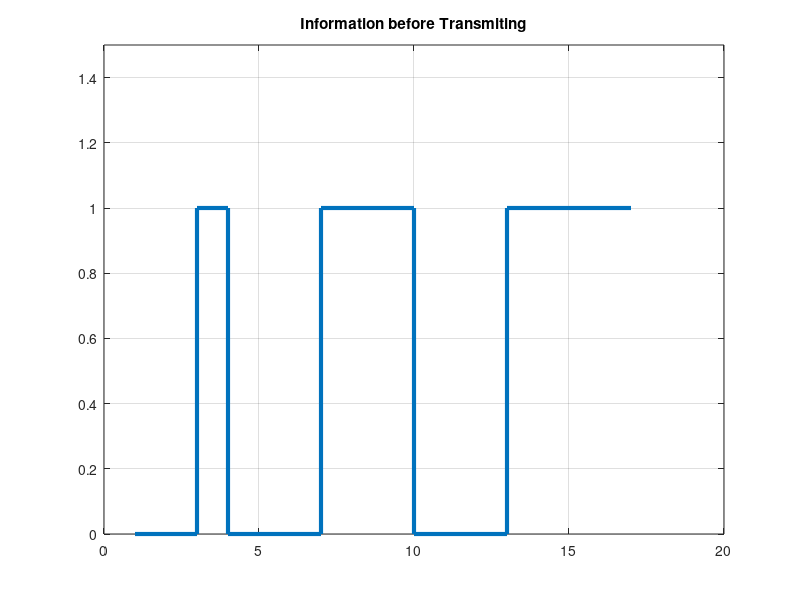
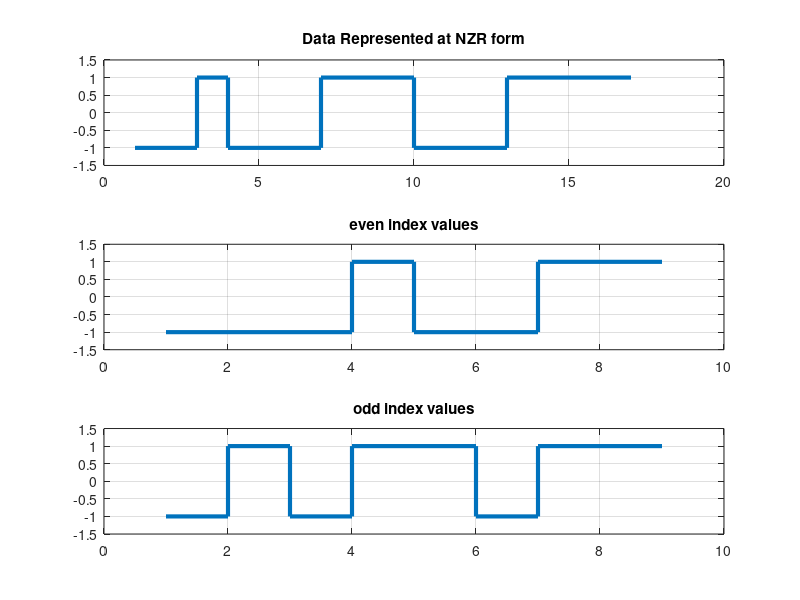
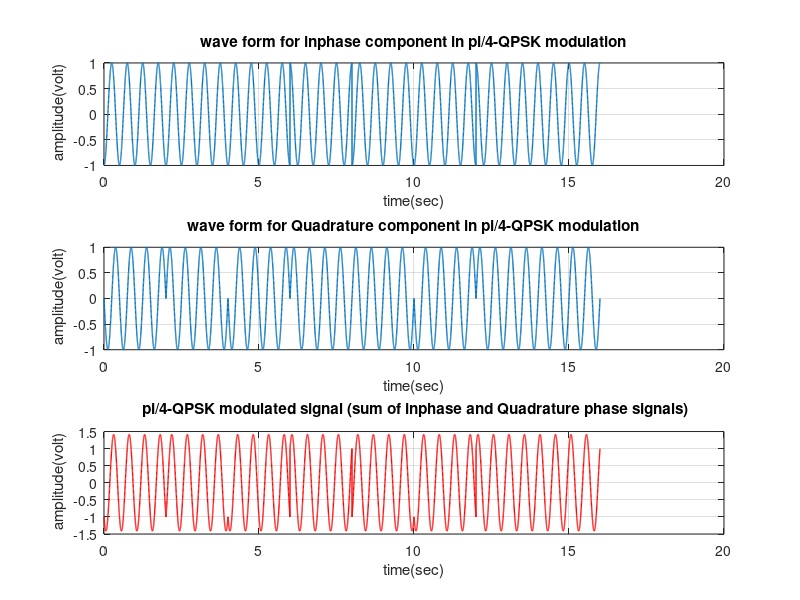

Source code (MATLAB) for these figures, in order: (Note: this script raises an error after producing the figures.)
%% In the name of God
% HW_Comp1-ACT
% IUT
% Alireza Qazavi
% 9913904
%% ATTENTION:
    %for ploting phase trjtories uncomment 343-346 and comment 347-350
    %for plotting phase cylinders comment 343-346 and uncomment 347-350
%%
clc;clear all;close all;
%% XXXXXXXXXXXXXXXXXXXXXXXXXXXXXXXXXXXXXXXXXXXXXXXXXXXXXXXXXXXXXXXXXXXXXXXXXX
%XXX pi/4-QPSK Modulation, OQPSK and MSK without consideration of noise XXX
%% XXXXXXXXXXXXXXXXXXXXXXXXXXXXXXXXXXXXXXXXXXXXXXXXXXXXXXXXXXXXXXXXXXXXXXXXXX
data=[0 0 1 0 0 0 1 1 1 0 0 0 1 1 1 1]; % information sequence

figure(1)
stairs([data,data(end)], 'linewidth',3), grid on;
title('Information before Transmiting');
ylim([0 1.5])
grid on

I=2*data-1; % Data Represented at NZR form for pi/4-QPSK modulation
% even index values
I_even = I(2:2:end) ;
% odd index values
I_odd = I(1:2:end) ;

figure(2)
subplot(3,1,1);
stairs([I,I(end)], 'linewidth',3), grid on;
title('Data Represented at NZR form');
ylim([-1.5 1.5])
grid on

subplot(3,1,2);
stairs([I_even,I_even(end)], 'linewidth',3), grid on;
title('even index values');
ylim([-1.5 1.5])
grid on

subplot(3,1,3);
stairs([I_odd,I_odd(end)], 'linewidth',3), grid on;
title('odd index values');
ylim([-1.5 1.5])
grid on

Tb=1;Ts=2*Tb;
fc=2/Tb;
timeOfPls = linspace(0,Ts,1000); % Time vector for one bit information
%% XXXXXXXXXXXXXXXXXXXXXXX pi/4-QPSK modulation  XXXXXXXXXXXXXXXXXXXXXXXXXXX
S=[];
S_in=[];
S_qd=[];
%number of in-phase or qd-phase components
N = numel(data)/2;
for i=1:N
    % g(t) is a pulse with 1 amplitude for Ts = 2 Tb duration
    y1=I_even(i)*cos(2*pi*fc*timeOfPls); % inphase component
    y2=I_odd(i)*sin(2*pi*fc*timeOfPls) ;% Quadrature component
    S_in=[S_in y1]; % inphase signal vector
    S_qd=[S_qd y2]; %quadrature signal vector
    S=[S y1+y2]; % modulated signal vector
end
Tx_sig=S; % transmitting signal after modulation
t=linspace(0,Ts*N,1000*N);

figure(3)
subplot(3,1,1);
plot(t,S_in,'linewidth',1), grid on;
title(' wave form for inphase component in pi/4-QPSK modulation ');
xlabel('time(sec)');
ylabel(' amplitude(volt)');

subplot(3,1,2);
plot(t,S_qd,'linewidth',1), grid on;
title(' wave form for Quadrature component in pi/4-QPSK modulation ');
xlabel('time(sec)');
ylabel(' amplitude(volt)');

subplot(3,1,3);
plot(t,Tx_sig,'r','linewidth',1), grid on;
title(' pi/4-QPSK modulated signal (sum of inphase and Quadrature phase signals)');
xlabel('time(sec)');
ylabel(' amplitude(volt)');

%envelope of modulated signal
A = norms( [S_in;S_qd], [], 1 );hold on
plot(t,A,'g','linewidth',1),
plot(t,-A,'g','linewidth',1)
hold off

figure(4)
A = norms( [S_in;S_qd], [], 1 );grid on
plot(t,A,'g','linewidth',2),
title(' Envelope of pi/4-QPSK modulated signal ');
xlabel('time(sec)');
ylabel(' magnitude(volt)');
grid
hold off
%% XXXXXXXXXXXXXXXXXXXXXXX OQPSK modulation  XXXXXXXXXXXXXXXXXXXXXXXXXXX
%number of in-phase or qd-phase components
% N = numel(data)/2; N is 8
% sampels = 1000;
t=linspace(0,Ts*N+Ts/2,1000*(N+1/2));
% 1000*(N+1/2) is shown from fig 3.3-16 in prokis's book
% N/2 * 1000 for shifting S_qd is appeared!
S_in=zeros(1,numel(t));
S_qd=zeros(1,numel(t));
for i=1:N
    y1=I_even(i)*cos(2*pi*fc*timeOfPls); % inphase component
    y2=I_odd(i)*sin(2*pi*fc*timeOfPls) ;% Quadrature component
    % number of sampel times for each symbol time is 1000 (Ts=2 and Tb=1)
    % therefore num of sample times for each bit time is 1000/2=500
    % shifing is just implemented in indexing S_in and S_qd
    S_in((i-1)*1000+1:i*1000)=y1; % inphase signal vector
    S_qd((i-1)*1000+500+1:i*1000+500)=y2; %quadrature signal vector
end
S=S_in+S_qd; % modulated signal vector
Tx_sig=S; % transmitting signal after modulation

figure(5)
subplot(3,1,1);
plot(t,S_in,'linewidth',1), grid on;
title(' wave form for inphase component in Offset-QPSK modulation ');
xlabel('time(sec)');
ylabel(' amplitude(volt)');

subplot(3,1,2);
plot(t,S_qd,'linewidth',1), grid on;
title(' wave form for Quadrature component in Offset-QPSK modulation ');
xlabel('time(sec)');
ylabel(' amplitude(volt)');

subplot(3,1,3);
plot(t,Tx_sig,'r','linewidth',1), grid on;
title(' Offset-QPSK modulated signal (sum of inphase and Quadrature phase signals)');
xlabel('time(sec)');
ylabel(' amplitude(volt)');

A = norms( [S_in;S_qd], [], 1 );
hold on
plot(t,A,'g','linewidth',1)
plot(t,-A,'g','linewidth',1)
hold off

figure(6)
A = norms( [S_in;S_qd], [], 1 );
plot(t,A,'g','linewidth',2);grid on
title(' Envelope of Offset-QPSK modulated signal ');
xlabel('time(sec)');
ylabel(' magnitude(volt)');
%% XXXXXXXXXXXXXXXXXXXXXXX MSK modulation  XXXXXXXXXXXXXXXXXXXXXXXXXXX
%number of in-phase or qd-phase components
% N = numel(data)/2; N is 8
% sampels = 1000;
t=linspace(0,Ts*N+Ts/2,1000*(N+1/2));
% 1000*(N+1/2) is shown from fig 3.3-16 in prokis's book
% N/2 * 1000 for shifting S_qd is appeared!
S_in=zeros(1,numel(t));
S_qd=zeros(1,numel(t));
for i=1:N
    % g(t)=sin(pi*t_symbol/(2*Tb) in MSK
    y1=I_even(i).*cos(2*pi*fc*timeOfPls).*sin(pi*timeOfPls/(2*Tb));% inphase component
    y2=I_odd(i).*sin(2*pi*fc*timeOfPls).*sin(pi*timeOfPls/(2*Tb));% Quadrature component
    % number of sampel times for each symbol time is 1000 (Ts=2 and Tb=1)
    % therefore num of sample times for each bit time is 1000/2=500
    % shifing is just implemented in indexing S_in and S_qd
    S_in((i-1)*1000+1:i*1000)=y1; % inphase signal vector
    S_qd((i-1)*1000+500+1:i*1000+500)=y2; %quadrature signal vector
end
S=S_in+S_qd; % modulated signal vector
Tx_sig=S; % transmitting signal after modulation

figure(7)
subplot(3,1,1);
plot(t,S_in,'linewidth',1), grid on;
title(' wave form for inphase component in MSK modulation ');
xlabel('time(sec)');
ylabel(' amplitude(volt)');

subplot(3,1,2);
plot(t,S_qd,'linewidth',1), grid on;
title(' wave form for Quadrature component in MSK modulation ');
xlabel('time(sec)');
ylabel(' amplitude(volt)');

subplot(3,1,3);
plot(t,Tx_sig,'r','linewidth',1), grid on;
title(' MSK modulated signal (sum of inphase and Quadrature phase signals)');
xlabel('time(sec)');
ylabel(' amplitude(volt)');

% A = norms( [S_in;S_qd], [], 1 );
% hold on
% plot(t,A,'g','linewidth',1)
% plot(t,-A,'g','linewidth',1)
% hold off

figure(8)
A = norms( [S_in;S_qd], [], 1 );grid
plot(t,A,'g','linewidth',2)
title(' Envelope of MSK modulated signal ');
xlabel('time(sec)');
ylabel(' magnitude(volt)');grid on;
%% XXXXXXXXXXXXXXXXXXXXXXX PSD of CPFSK modulation  XXXXXXXXXXXXXXXXXXXXXXX
figure
i = 1;
for h = [0.2 0.5 0.7 1.2 1.3 3]
    subplot(2,3,i)
    for M = [2 4 8 16]
        k = log2(M);
        T = k * Tb;
        S_v=[];
        for f = 0:0.01:3
            A_n=[];
            y1=[];
            for n = 1:M
                a_n = sinc(f*T-0.5*(2*n-1-M)*h);
                A_n = [A_n, a_n.^2];
                for m = 1:M
                    phi_h = sin(M*pi*h)/(M*sin(pi*h));
                    alfa_n_m = pi*h*(m+n-1-M);
                    B_n_m = (cos(2*pi*f*T-alfa_n_m)-phi_h*cos(alfa_n_m))/...
                        (1+phi_h.^2-2*phi_h*cos(2*pi*f*T));
                    a_m = sinc(f*T-0.5*(2*m-1-M)*h);
                    y1=[y1,B_n_m*a_n*a_m];
                end
            end
        S_v = [S_v,1/T*(mean(A_n,'all')+2*mean(y1,'all'))];
        end
        f1=0:0.01:3;
        plot(f1.*T,S_v,'DisplayName',sprintf('M = %d',M),'LineWidth',2);
        title(sprintf('PSD for CPFSK with h = %0.1f',h));
        xlabel(' Normalized frequency fT ');ylabel('Spectral Density(W/Hz)');
        legend
        hold on;grid on
    end
    i = i+1;
end
hold off
%% XXXXXXXXXXXXXXXXXXXXXXX A vision to CPM modulation  XXXXXXXXXXXXXXXXXXXX
% plot Raised cosine and it's integration for different Ls
figure
timeOfPls = linspace(0,Ts,1000); % Time vector for one bit information
for L=1:2
t=linspace(0,Ts*L,100*L);
subplot(2,2,2*L-1)
y2=1/(2*L*Ts)*(1-cos(2*pi*t/(L*Ts)));
plot(t,y2,'DisplayName',sprintf('LRC with L = %d',L),'LineWidth',2);
xlabel('time(s)');ylabel('g(t)(volt)');
legend;grid on
subplot(2,2,2*L)
% y3 = cumsum(y2)*(t(2)-t(1));
y3 = cumtrapz(y2)*(t(2)-t(1));
t = linspace(0,Ts*L+2,100*(L+2));
y3= [y3,y3(end)*ones(1,200)];
plot(t,y3,'DisplayName',sprintf('integration of LRC with L = %d',L),'LineWidth',2);
xlabel('time(sec)');ylabel('q(t)(volt)');
legend;grid on
end
%% state machine diagrams
% L = 1
s = [1 1 2 2 3 3];
t = [2 3 1 3 1 2];
weights = [+1 -1 -1 +1 +1 -1];
names = {'phi0' 'phi1' 'phi2'};
G = digraph(s,t,weights,names);
figure;plot(G,'Layout','force','EdgeLabel',G.Edges.Weight);grid on;
title('state diagram for L = 1')
%%
data=[0 0 1 0 1 0 1 1]; % information sequence
% data = fliplr(data);
% Data Represented at I form for modulation
% Grey coding
% In = 2m-1-M, m = 1,..,M
% M = 4
I = zeros(1,numel(data));
for i = 1:numel(data)
    switch data(i)
    case 0 %BCPM
        I(i) = 1;
    case 1
        I(i) = -1;
%     case 00 %QCPM
%         I(i) = -3;
%     case 01
%         I(i) = -1;
%     case 11
%         I(i) = +1;
%     case 10
%         I(i) = +3;
    otherwise
        disp('invalid data')
    end
end
Tb=1;Ts=Tb;
h = 2/3;
figure;
for L = 1:2
    timeOfPls = linspace(0,L*Ts,L*1000);%duration of one pulse
    t_symbol = linspace(0,Ts,1000);% Time vector for one bit information
    % We have Intentionally ISI for PR, for Mermory Modulation we ecounter with
    % this ISI, This can be compenserate in RX side!
    I_cumulated=0;
    PHI_vec = [];
    for n=1:numel(data)
        if L ~= 1
            if n < 3  %according to eq 4.9.4
                I_cumulated = 0;
            else
                I_cumulated = I(n-2) + I_cumulated;
            end
            if n == 1
        PHI = pi*h/(L*Ts)*(timeOfPls-L*Ts/(2*pi)*sin(2*pi*timeOfPls/(L*Ts)))*I(1); % eq (10)
            else
        PHI = pi * h * I_cumulated + ... % eq (11)of my report
        pi*h/(L*Ts)*(timeOfPls-L*Ts/(2*pi)*sin(2*pi*timeOfPls/(L*Ts)))*I(n-1)...
      + pi*h/(L*Ts)*(timeOfPls-L*Ts/(2*pi)*sin(2*pi*timeOfPls/(L*Ts)))*I(n); % eq (10)
            end
            if n == 1
        PHI_vec(:,(n-1)*1000+1:(n+1)*1000) = PHI;
            else
        PHI = PHI + [PHI_vec(:,(n-1)*1000+1:n*1000),zeros(1,1000)];        
        PHI_vec(:,(n-1)*1000+1:(n+1)*1000) = PHI;
            end
        elseif L == 1
            if n < 2  %,according to eq 4.9.4
                I_cumulated = 0;
            else
            I_cumulated = I(n-1)+ I_cumulated;
            end
            PHI = pi*h* I_cumulated + ... % eq (11)
            pi*h/(L*Ts)*(timeOfPls-((L*Ts)/(2*pi))*sin(2*pi*timeOfPls/(L*Ts)))*I(n); % eq (10)
            PHI_vec(:,(n-1)*numel(t_symbol)+1:n*numel(timeOfPls)) = PHI;
        end
    end
    PHI_vec=rad2deg(PHI_vec);
%     PHI_vec = mod(PHI_vec,360)-180;
%     t = 0:numel(PHI_vec)-1;t=t/1000;
    t=linspace(0,Ts*numel(data),1000*numel(data));
    %for ploting phase trjtories uncomment 343-346 and comment 347-350
    %for plotting phase cylinders comment 343-346 and uncomment 347-350
    subplot(2,1,L);
    plot(t,PHI_vec(:,1:numel(data)*1000),'DisplayName',sprintf('phase of BCPM with L = %d',L),'LineWidth',2);
    xlabel('time(s)');ylabel('${\it}\phi(t,I)(degree)$','Interpreter','Latex');
    legend;grid on
%     S_in = cos(PHI_vec(:,1:numel(data)*1000)); S_qd = sin(PHI_vec(:,1:numel(data)*1000));
%     subplot(1,2,L);
%     %I have built an function for plotting helix linke phase cylender
%     PHASE_CYLINDER(S_in,S_qd,t,L)
end